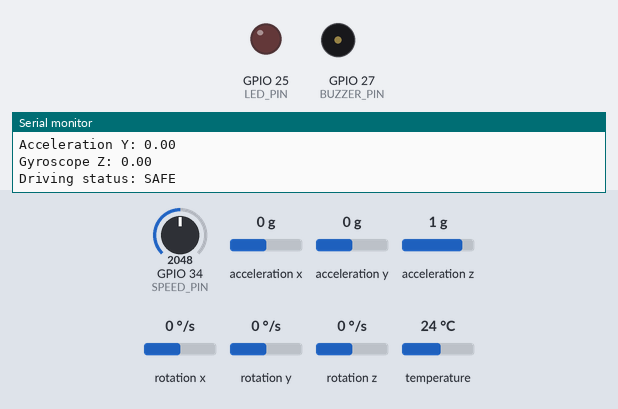
A sketch run on a simulated ESP32. Shown: output pins drawn as LEDs (lit = HIGH), buzzer (waves = sounding), the last lines printed to the serial monitor. The inputs (shaded band) are chosen by the test bench; at power-on: acceleration x 0 g, GPIO 34 (SPEED_PIN) = 2048, acceleration y 0 g, acceleration z 1 g, rotation x 0 °/s, rotation y 0 °/s, rotation z 0 °/s, temperature 24 °C.

Above: at 1.3 s.
1.4 s: acceleration x set to -0.4 g
At 2.5 s:
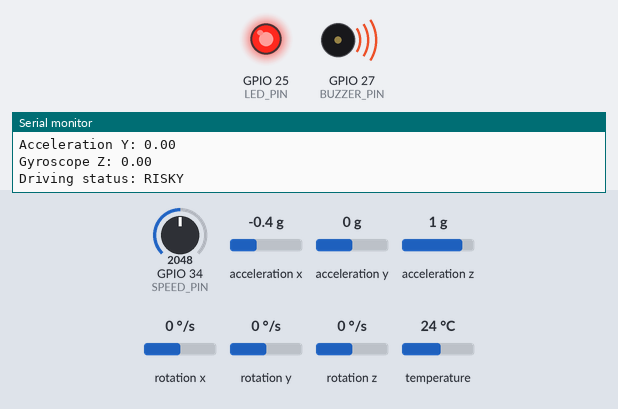
3.0 s: acceleration x set to 0 g
At 3.4 s:
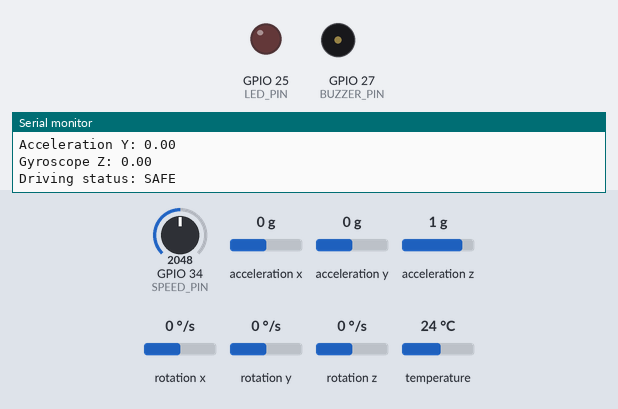
4.5 s: acceleration x set to -1.4 g
At 5.5 s:
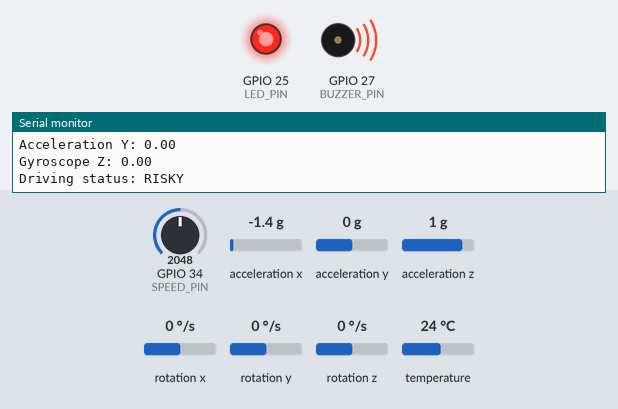
Timing chart, 0 to 7.5 s (numbered marks = the images above; inputs shaded):
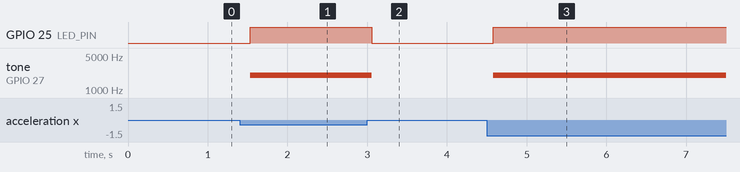

Measured:
- the behaviour switches between -0.2 and -0.3 g on acceleration x (found by bisection; images 0 and 1)
- after the input at 1.4 s, GPIO 25 (LED_PIN): LOW → HIGH after 0.13 s; tone on GPIO 27 (BUZZER_PIN): silent → 2000 Hz after 0.13 s
- after the input at 3.0 s, GPIO 25 (LED_PIN): HIGH → LOW after 0.06 s; tone on GPIO 27 (BUZZER_PIN): 2000 Hz → silent after 0.06 s
- after the input at 4.5 s, GPIO 25 (LED_PIN): LOW → HIGH after 0.08 s; tone on GPIO 27 (BUZZER_PIN): silent → 2000 Hz after 0.08 s

The sketch:

sketch.ino
```cpp
#include <Wire.h>
#include <Adafruit_MPU6050.h>
#include <Adafruit_Sensor.h>
#include <math.h>

Adafruit_MPU6050 mpu;

const int SPEED_PIN = 34;
const int LED_PIN = 25;
const int BUZZER_PIN = 27;

void setup() {
  Serial.begin(115200);

  pinMode(LED_PIN, OUTPUT);
  pinMode(BUZZER_PIN, OUTPUT);

  Wire.begin(21, 22);

  if (!mpu.begin()) {
    Serial.println("MPU6050 not detected!");
    while (true) {
      delay(1000);
    }
  }

  Serial.println("Smart Vehicle Driver Behavior Detection");
  Serial.println("System ready!");
}

void loop() {
  sensors_event_t accel, gyro, temp;
  mpu.getEvent(&accel, &gyro, &temp);

  float ax = accel.acceleration.x;
  float ay = accel.acceleration.y;
  float gz = gyro.gyro.z * 180.0 / PI;

  int rawSpeed = analogRead(SPEED_PIN);
  float speed = rawSpeed * 150.0 / 4095.0;

  bool suddenMovement = (fabs(ax) > 2.5);
  bool sharpTurn = (fabs(ay) > 2.5 || fabs(gz) > 40.0);
  bool overspeed = (speed > 100.0);

  bool risky = suddenMovement || sharpTurn || overspeed;

  if (risky) {
    digitalWrite(LED_PIN, HIGH);
    tone(BUZZER_PIN, 2000);
  } else {
    digitalWrite(LED_PIN, LOW);
    noTone(BUZZER_PIN);
  }

  Serial.println("------------------------------");
  Serial.print("Speed: ");
  Serial.print(speed);
  Serial.println(" km/h");

  Serial.print("Acceleration X: ");
  Serial.println(ax);

  Serial.print("Acceleration Y: ");
  Serial.println(ay);

  Serial.print("Gyroscope Z: ");
  Serial.println(gz);

  Serial.print("Driving status: ");
  Serial.println(risky ? "RISKY" : "SAFE");

  delay(500);
}
```
